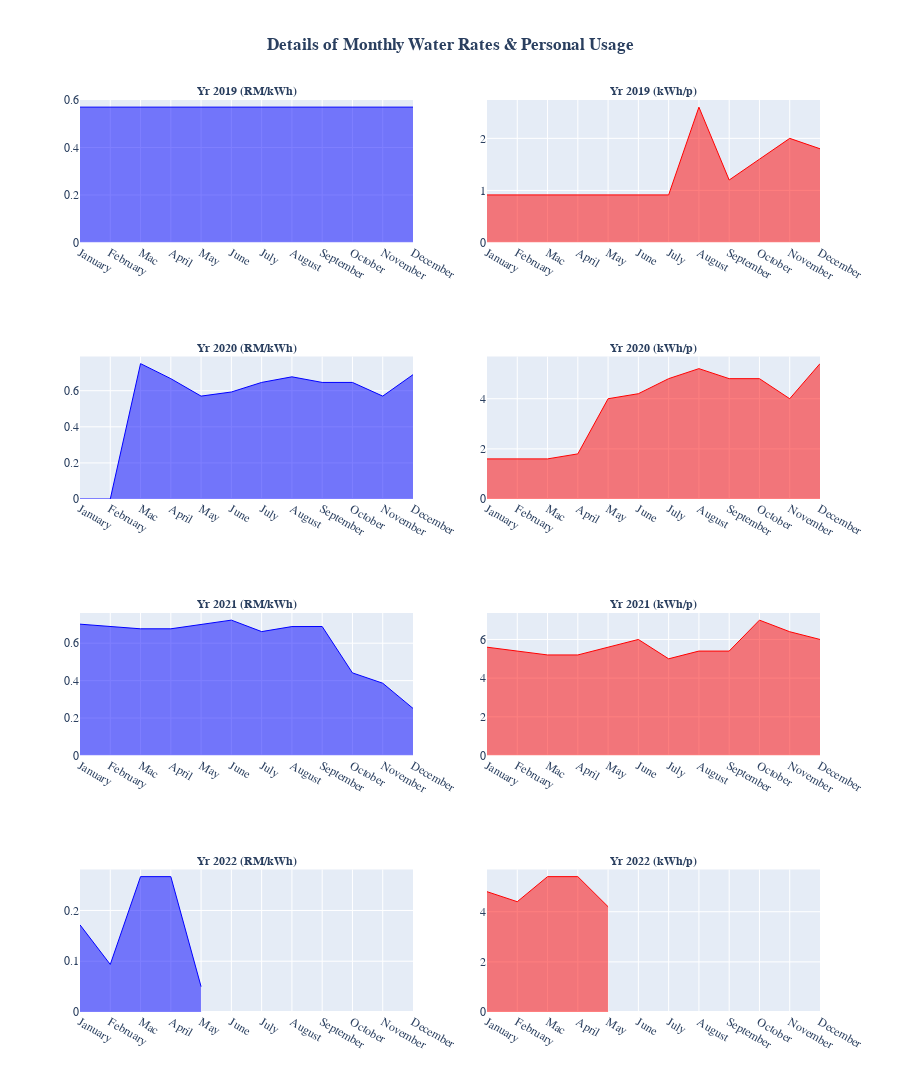

The notebook cell saved with this chart:
### Code cell
fig = make_subplots(rows=4, cols=2,
    specs=[[{"type": "xy"},{"type": "xy"}],[{"type": "xy"},{"type": "xy"}],
           [{"type": "xy"},{"type": "xy"}],[{"type": "xy"},{"type": "xy"}]],
    subplot_titles=('<b>Yr 2019 (RM/kWh)</b>','<b>Yr 2019 (kWh/p)</b>',
                    '<b>Yr 2020 (RM/kWh)</b>','<b>Yr 2020 (kWh/p)</b>',
                    '<b>Yr 2021 (RM/kWh)</b>','<b>Yr 2021 (kWh/p)</b>',
                    '<b>Yr 2022 (RM/kWh)</b>','<b>Yr 2022 (kWh/p)</b>')
)
#2019
fig.add_trace(go.Scatter(x = df1['Months'], y = df1['2019 (RM/m3)'], 
                         fill='tozeroy',mode='lines',name = '2019 (RM/m3)',
                         line = dict(color='blue',width=1)),secondary_y=False, row=1, col=1)
fig.add_trace(go.Scatter(x = df1['Months'], y = df1['2019 (m3/p)'], 
                         fill='tozeroy',mode='lines',name = '2019 (m3/p)',
                         line = dict(color='red',width=1)),secondary_y=False, row=1, col=2)
#2020
fig.add_trace(go.Scatter(x = df2['Months'], y = df2['2020 (RM/m3)'], 
                         fill='tozeroy',mode='lines',name = '2020 (RM/m3)',
                         line = dict(color='blue',width=1)),secondary_y=False, row=2, col=1)
fig.add_trace(go.Scatter(x = df2['Months'], y = df2['2020 (m3/p)'], 
                         fill='tozeroy',mode='lines',name = '2020 (m3/p)',
                         line = dict(color='red',width=1)),secondary_y=False, row=2, col=2)
#2021
fig.add_trace(go.Scatter(x = df3['Months'], y = df3['2021 (RM/m3)'], 
                         fill='tozeroy',mode='lines',name = '2021 (RM/m3)',
                         line = dict(color='blue',width=1)),secondary_y=False, row=3, col=1)
fig.add_trace(go.Scatter(x = df3['Months'], y = df3['2021 (m3/p)'], 
                         fill='tozeroy',mode='lines',name = '2021 (m3/p)',
                         line = dict(color='red',width=1)),secondary_y=False, row=3, col=2)
#2022
fig.add_trace(go.Scatter(x = df4['Months'], y = df4['2022 (RM/m3)'], 
                         fill='tozeroy',mode='lines',name = '2022 (RM/m3)',
                         line = dict(color='blue',width=1)),secondary_y=False, row=4, col=1)
fig.add_trace(go.Scatter(x = df4['Months'], y = df4['2022 (m3/p)'], 
                         fill='tozeroy',mode='lines',name = '2022 (m3/p)',
                         line = dict(color='red',width=1)),secondary_y=False, row=4, col=2)

fig.update_annotations(font=dict(family="Helvetica", size=12))
fig.update_layout(font=dict(family="Helvetica", size=12))
fig.update_layout(height=2200, showlegend=False,
                  title_text='<b>Details of Monthly Water Rates & Personal Usage</b>',title_x=0.5)
fig.show()

### Figure 1 — Plotly figure (JSON) as saved in the notebook; plotly's stock layout.template omitted (floating-point values rounded to 4 significant figures)
{"data": [{"fill": "tozeroy", "line": {"color": "blue", "width": 1}, "mode": "lines", "name": "2019 (RM/m3)", "type": "scatter", "x": ["January", "February", "Mac", "April", "May", "June", "July", "August", "September", "October", "November", "December"], "xaxis": "x", "y": [0.57, 0.57, 0.57, 0.57, 0.57, 0.57, 0.57, 0.57, 0.57, 0.57, 0.57, 0.57], "yaxis": "y"}, {"fill": "tozeroy", "line": {"color": "red", "width": 1}, "mode": "lines", "name": "2019 (m3/p)", "type": "scatter", "x": ["January", "February", "Mac", "April", "May", "June", "July", "August", "September", "October", "November", "December"], "xaxis": "x2", "y": [0.914, 0.914, 0.914, 0.914, 0.914, 0.914, 0.914, 2.6, 1.2, 1.6, 2, 1.8], "yaxis": "y2"}, {"fill": "tozeroy", "line": {"color": "blue", "width": 1}, "mode": "lines", "name": "2020 (RM/m3)", "type": "scatter", "x": ["January", "February", "Mac", "April", "May", "June", "July", "August", "September", "October", "November", "December"], "xaxis": "x3", "y": [0, 0, 0.75, 0.6667, 0.57, 0.5929, 0.6458, 0.6769, 0.6458, 0.6458, 0.57, 0.6889], "yaxis": "y3"}, {"fill": "tozeroy", "line": {"color": "red", "width": 1}, "mode": "lines", "name": "2020 (m3/p)", "type": "scatter", "x": ["January", "February", "Mac", "April", "May", "June", "July", "August", "September", "October", "November", "December"], "xaxis": "x4", "y": [1.6, 1.6, 1.6, 1.8, 4, 4.2, 4.8, 5.2, 4.8, 4.8, 4, 5.4], "yaxis": "y4"}, {"fill": "tozeroy", "line": {"color": "blue", "width": 1}, "mode": "lines", "name": "2021 (RM/m3)", "type": "scatter", "x": ["January", "February", "Mac", "April", "May", "June", "July", "August", "September", "October", "November", "December"], "xaxis": "x5", "y": [0.7018, 0.6889, 0.6769, 0.6769, 0.7018, 0.7233, 0.662, 0.6889, 0.6893, 0.4414, 0.3862, 0.2517], "yaxis": "y5"}, {"fill": "tozeroy", "line": {"color": "red", "width": 1}, "mode": "lines", "name": "2021 (m3/p)", "type": "scatter", "x": ["January", "February", "Mac", "April", "May", "June", "July", "August", "September", "October", "November", "December"], "xaxis": "x6", "y": [5.6, 5.4, 5.2, 5.2, 5.6, 6, 5, 5.4, 5.4, 7, 6.4, 6], "yaxis": "y6"}, {"fill": "tozeroy", "line": {"color": "blue", "width": 1}, "mode": "lines", "name": "2022 (RM/m3)", "type": "scatter", "x": ["January", "February", "Mac", "April", "May", "June", "July", "August", "September", "October", "November", "December"], "xaxis": "x7", "y": [0.1717, 0.09364, 0.2667, 0.2667, 0.05, null, null, null, null, null, null, null], "yaxis": "y7"}, {"fill": "tozeroy", "line": {"color": "red", "width": 1}, "mode": "lines", "name": "2022 (m3/p)", "type": "scatter", "x": ["January", "February", "Mac", "April", "May", "June", "July", "August", "September", "October", "November", "December"], "xaxis": "x8", "y": [4.8, 4.4, 5.4, 5.4, 4.2, null, null, null, null, null, null, null], "yaxis": "y8"}], "layout": {"annotations": [{"font": {"family": "Helvetica", "size": 12}, "showarrow": false, "text": "<b>Yr 2019 (RM/kWh)</b>", "x": 0.225, "xanchor": "center", "xref": "paper", "y": 1, "yanchor": "bottom", "yref": "paper"}, {"font": {"family": "Helvetica", "size": 12}, "showarrow": false, "text": "<b>Yr 2019 (kWh/p)</b>", "x": 0.775, "xanchor": "center", "xref": "paper", "y": 1, "yanchor": "bottom", "yref": "paper"}, {"font": {"family": "Helvetica", "size": 12}, "showarrow": false, "text": "<b>Yr 2020 (RM/kWh)</b>", "x": 0.225, "xanchor": "center", "xref": "paper", "y": 0.7188, "yanchor": "bottom", "yref": "paper"}, {"font": {"family": "Helvetica", "size": 12}, "showarrow": false, "text": "<b>Yr 2020 (kWh/p)</b>", "x": 0.775, "xanchor": "center", "xref": "paper", "y": 0.7188, "yanchor": "bottom", "yref": "paper"}, {"font": {"family": "Helvetica", "size": 12}, "showarrow": false, "text": "<b>Yr 2021 (RM/kWh)</b>", "x": 0.225, "xanchor": "center", "xref": "paper", "y": 0.4375, "yanchor": "bottom", "yref": "paper"}, {"font": {"family": "Helvetica", "size": 12}, "showarrow": false, "text": "<b>Yr 2021 (kWh/p)</b>", "x": 0.775, "xanchor": "center", "xref": "paper", "y": 0.4375, "yanchor": "bottom", "yref": "paper"}, {"font": {"family": "Helvetica", "size": 12}, "showarrow": false, "text": "<b>Yr 2022 (RM/kWh)</b>", "x": 0.225, "xanchor": "center", "xref": "paper", "y": 0.1562, "yanchor": "bottom", "yref": "paper"}, {"font": {"family": "Helvetica", "size": 12}, "showarrow": false, "text": "<b>Yr 2022 (kWh/p)</b>", "x": 0.775, "xanchor": "center", "xref": "paper", "y": 0.1562, "yanchor": "bottom", "yref": "paper"}], "font": {"family": "Helvetica", "size": 12}, "height": 2200, "showlegend": false, "title": {"text": "<b>Details of Monthly Water Rates & Personal Usage</b>", "x": 0.5}, "xaxis": {"anchor": "y", "domain": [0, 0.45]}, "xaxis2": {"anchor": "y2", "domain": [0.55, 1]}, "xaxis3": {"anchor": "y3", "domain": [0, 0.45]}, "xaxis4": {"anchor": "y4", "domain": [0.55, 1]}, "xaxis5": {"anchor": "y5", "domain": [0, 0.45]}, "xaxis6": {"anchor": "y6", "domain": [0.55, 1]}, "xaxis7": {"anchor": "y7", "domain": [0, 0.45]}, "xaxis8": {"anchor": "y8", "domain": [0.55, 1]}, "yaxis": {"anchor": "x", "domain": [0.8438, 1]}, "yaxis2": {"anchor": "x2", "domain": [0.8438, 1]}, "yaxis3": {"anchor": "x3", "domain": [0.5625, 0.7188]}, "yaxis4": {"anchor": "x4", "domain": [0.5625, 0.7188]}, "yaxis5": {"anchor": "x5", "domain": [0.2812, 0.4375]}, "yaxis6": {"anchor": "x6", "domain": [0.2812, 0.4375]}, "yaxis7": {"anchor": "x7", "domain": [0, 0.1562]}, "yaxis8": {"anchor": "x8", "domain": [0, 0.1562]}}}
